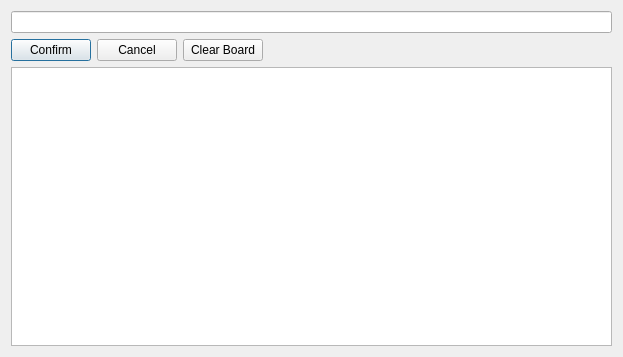
<?xml version="1.0" encoding="UTF-8"?>
<ui version="4.0">
 <class>boardselector</class>
 <widget class="QDialog" name="boardselector">
  <property name="geometry">
   <rect>
    <x>0</x>
    <y>0</y>
    <width>623</width>
    <height>357</height>
   </rect>
  </property>
  <property name="windowTitle">
   <string>Dialog</string>
  </property>
  <layout class="QVBoxLayout" name="verticalLayout" stretch="0,0,5">
   <item>
    <layout class="QHBoxLayout" name="horizontalLayout">
     <item>
      <widget class="QLineEdit" name="boardEdit"/>
     </item>
    </layout>
   </item>
   <item>
    <layout class="QHBoxLayout" name="horizontalLayout_2">
     <item>
      <widget class="QPushButton" name="confirmButton">
       <property name="text">
        <string>Confirm</string>
       </property>
      </widget>
     </item>
     <item>
      <widget class="QPushButton" name="cancelButton">
       <property name="text">
        <string>Cancel</string>
       </property>
      </widget>
     </item>
     <item>
      <widget class="QPushButton" name="clearBoardButton">
       <property name="text">
        <string>Clear Board</string>
       </property>
      </widget>
     </item>
     <item>
      <spacer name="horizontalSpacer">
       <property name="orientation">
        <enum>Qt::Horizontal</enum>
       </property>
       <property name="sizeHint" stdset="0">
        <size>
         <width>40</width>
         <height>20</height>
        </size>
       </property>
      </spacer>
     </item>
    </layout>
   </item>
   <item>
    <layout class="QHBoxLayout" name="horizontalLayout_3">
     <item>
      <widget class="HtmlTableView" name="boardSelectorTable">
       <attribute name="horizontalHeaderVisible">
        <bool>false</bool>
       </attribute>
       <attribute name="verticalHeaderVisible">
        <bool>false</bool>
       </attribute>
      </widget>
     </item>
    </layout>
   </item>
  </layout>
 </widget>
 <customwidgets>
  <customwidget>
   <class>HtmlTableView</class>
   <extends>QTableView</extends>
   <header>htmltableview.h</header>
  </customwidget>
 </customwidgets>
 <resources/>
 <connections/>
</ui>
